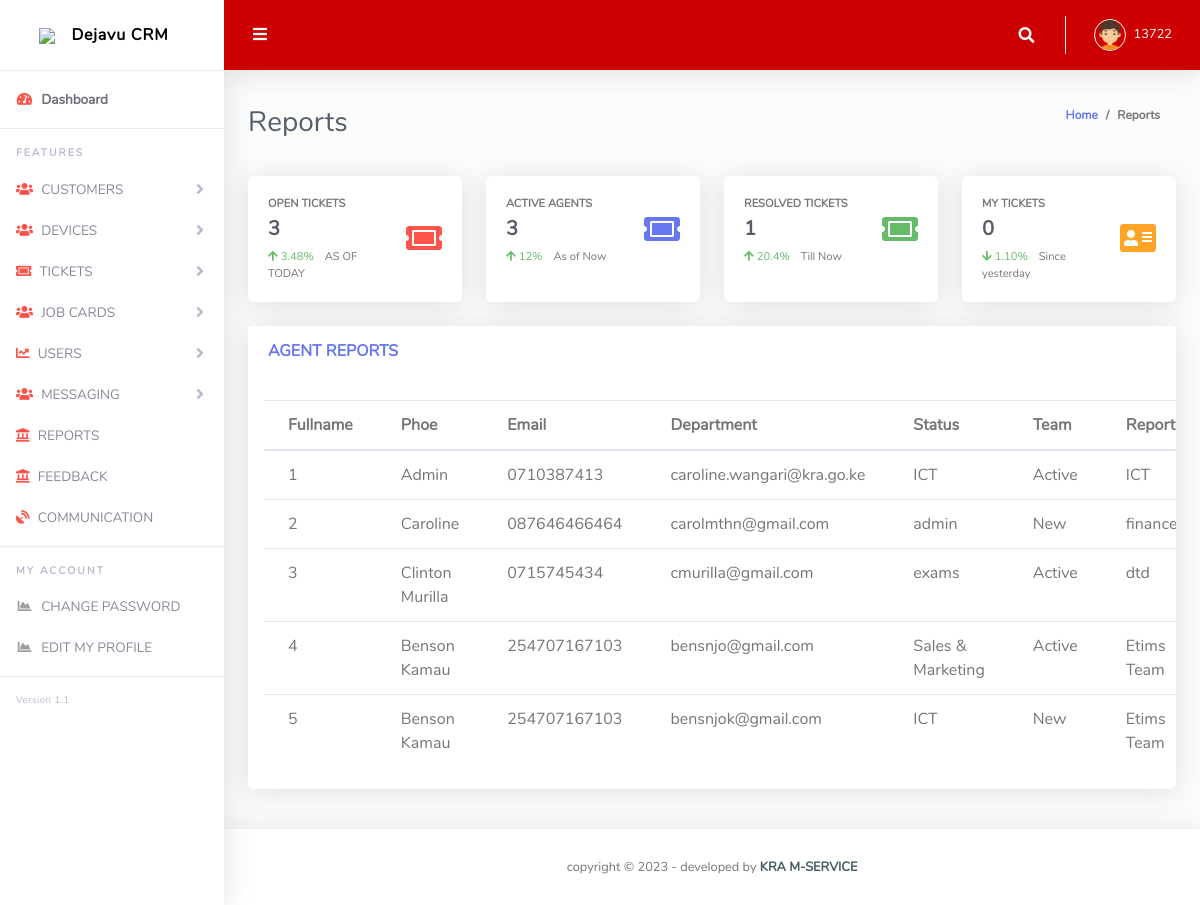
The page /admin/reportM.php (signed in) on the database its author committed.
### tables this page shows
CREATE TABLE `users` (
  `id` int(11) NOT NULL,
  `username` varchar(20) NOT NULL,
  `password` varchar(100) NOT NULL,
  `full_names` varchar(100) NOT NULL,
  `mobile_phone` varchar(20) NOT NULL,
  `email_addr` varchar(100) NOT NULL,
  `roles` varchar(50) DEFAULT NULL,
  `department` varchar(40) DEFAULT NULL,
  `status` varchar(10) NOT NULL DEFAULT 'NEW',
  `date_created` timestamp NULL DEFAULT current_timestamp(),
  `created_by` varchar(20) NOT NULL,
  `grade` int(3) NOT NULL,
  `team` varchar(20) NOT NULL
);

### stat.php (called while the page is built, shortened)
<?php
function openT($agent = null){
    $db = getConnection();
    $query= "SELECT COUNT(*) as count FROM `insidence` WHERE `status` = 'OPEN' ";
    $result = mysqli_query($db, $query);
    $no=mysqli_fetch_assoc($result)['count'];
return $no;
}
function myT($agent){
    $db = getConnection();
    $query= "SELECT COUNT(*) as count FROM `insidence` WHERE `status` = 'Active' AND `createdBy` = '$agent'";
    $result = mysqli_query($db, $query);
    $no=mysqli_fetch_assoc($result)['count'];
return $no;
}
function Agents(){
    $db = getConnection();
    $query = "SELECT COUNT(*) as count FROM users WHERE `status` = 'Active'";
    $result = mysqli_query($db, $query);
    $no=mysqli_fetch_assoc($result)['count'];
return $no;
    }
    function closedT2(){
        $db = getConnection();
        $query = "SELECT COUNT(*) as count FROM insidence WHERE `status` = 'closed'";
        $result = mysqli_query($db, $query);
        $no=mysqli_fetch_assoc($result)['count'];
    return $no;
    }
?>

### access.php (called while the page is built, shortened)
<?php
function users($onlyActive = false){
    $db = getConnection();
    $query = "SELECT * FROM `users` ";
    $result = mysqli_query($db, $query);
return $result;
}
?>

### admin/reportM.php (the view, shortened to what this page needs)
<?php
require_once($_SERVER['DOCUMENT_ROOT']."/crm/stat.php");
require_once($_SERVER['DOCUMENT_ROOT']."/crm/access.php");
$agent = $_SESSION['username'];
$openT = openT();
$Agents = Agents();
$closedT2 = closedT2();
$myT = myT($agent);
$users = users()
?>
<!DOCTYPE html>
<html lang="en">
<head>
  <link rel="stylesheet" href="https://cdnjs.cloudflare.com/ajax/libs/font-awesome/4.7.0/css/font-awesome.min.css">
  <link href="vendor/fontawesome-free/css/all.min.css" rel="stylesheet" type="text/css">
  <link href="vendor/bootstrap/css/bootstrap.min.css" rel="stylesheet" type="text/css">
  <link href="css/ruang-admin.min.css" rel="stylesheet">
  <link href="vendor/datatables/dataTables.bootstrap4.min.css" rel="stylesheet">
</head>
<body id="page-top">
  <div id="wrapper">
    <?php
    include('sidebar.php');
    ?>
    <div id="content-wrapper" class="d-flex flex-column">
      <div id="content">
        <?php
            include('topbar.php');
        ?>
        <div class="container-fluid" id="container-wrapper">
          <div class="d-sm-flex align-items-center justify-content-between mb-4">
            <h1 class="h3 mb-0 text-gray-800">Reports</h1>
            <ol class="breadcrumb">
              <li class="breadcrumb-item"><a href="./">Home</a></li>
              <li class="breadcrumb-item active" aria-current="page">Reports</li>
            </ol>
          </div>
                <div class="row mb-3">
            <div class="col-xl-3 col-md-6 mb-4">
              <div class="card h-100">
                <div class="card-body">
                  <div class="row align-items-center">
                    <div class="col mr-2">
                      <div class="text-xs font-weight-bold text-uppercase mb-1">OPEN TICKETS</div>
                      <div class="h5 mb-0 font-weight-bold text-gray-800"><?php echo $openT; ?></div>
                      <div class="mt-2 mb-0 text-muted text-xs">
                        <span class="text-success mr-2"><i class="fa fa-arrow-up"></i> 3.48%</span>
                        <span>AS OF TODAY</span>
                      </div>
                    </div>
                    <div class="col-auto">
                      <i class="fas fa-ticket-alt fa-2x text-danger"></i>
                    </div>
                  </div>
                </div>
              </div>
            </div>
            <div class="col-xl-3 col-md-6 mb-4">
              <div class="card h-100">
                <div class="card-body">
                  <div class="row no-gutters align-items-center">
                    <div class="col mr-2">
                      <div class="text-xs font-weight-bold text-uppercase mb-1">ACTIVE AGENTS</div>
                      <div class="h5 mb-0 font-weight-bold text-gray-800"><?php echo $Agents; ?></div>
                      <div class="mt-2 mb-0 text-muted text-xs">
                        <span class="text-success mr-2"><i class="fas fa-arrow-up"></i> 12%</span>
                        <span>As of Now</span>
                      </div>
                    </div>
                    <div class="col-auto">
                      <i class="fas fa-ticket-alt fa-2x text-primary"></i>
                    </div>
                  </div>
                </div>
              </div>
            </div>
            <div class="col-xl-3 col-md-6 mb-4">
              <div class="card h-100">
                <div class="card-body">
                  <div class="row no-gutters align-items-center">
                    <div class="col mr-2">
                      <div class="text-xs font-weight-bold text-uppercase mb-1">RESOLVED TICKETS</div>
                      <div class="h5 mb-0 mr-3 font-weight-bold text-gray-800"><?php echo $closedT2; ?></div>
                      <div class="mt-2 mb-0 text-muted text-xs">
                        <span class="text-success mr-2"><i class="fas fa-arrow-up"></i> 20.4%</span>
                        <span>Till Now</span>
                      </div>
                    </div>
                    <div class="col-auto">
                      <i class="fas fa-ticket-alt fa-2x text-success"></i>
                    </div>
                  </div>
                </div>
              </div>
            </div>
            <div class="col-xl-3 col-md-6 mb-4">
              <div class="card h-100">
                <div class="card-body">
                  <div class="row no-gutters align-items-center">
                    <div class="col mr-2">
                      <div class="text-xs font-weight-bold text-uppercase mb-1">MY TICKETS</div>
                      <div class="h5 mb-0 font-weight-bold text-gray-800"><?php echo $myT; ?></div>
                      <div class="mt-2 mb-0 text-muted text-xs">
                        <span class="text-success mr-2"><i class="fas fa-arrow-down"></i> 1.10%</span>
                        <span>Since yesterday</span>
                      </div>
                    </div>
                    <div class="col-auto">
                      <i class="fas fa-address-card fa-2x text-warning"></i>
                    </div>
                  </div>
                </div>
              </div>
            </div>
            <div class="col-lg-12">
              <div class="card mb-4">
                <div class="card-header py-3 d-flex flex-row align-items-center justify-content-between">
                  <h6 class="m-0 font-weight-bold text-primary">AGENT REPORTS</h6>
                </div>
                <div class="table-responsive p-3">
                  <table class="table align-items-center table-flush" id="dataTable">
                    <thead class="">
                      <tr>
                        <th>Fullname</th>
                        <th>Phoe</th>
                        <th>Email</th>
                        <th>Department</th>
                        <th>Status</th>
                        <th>Team</th>
                        <th>Report</th>
                      </tr>
                    </thead>
                    <tbody>
                         <?php
                            $no=0;
                            foreach($users as $row){
                                print " <tr> ";
                                print "<td>" . ++$no. "</td>";
                                print "<td>" . $row['full_names'] . "</td>";
                                print "<td>" . $row['mobile_phone']. "</td>";
                                print "<td>" . $row['email_addr']. "</td>";
                                print "<td>" . $row['department']. "</td>";
                                print "<td>" . $row['status']. "</td>";
                                print "<td>" . $row['team']. "</td>";
                            }
                        ?>
                    </tbody>
                  </table>
                </div>
              </div>
            </div>
        </div>
      </div>
      <footer class="sticky-footer bg-white">
        <div class="container my-auto">
          <div class="copyright text-center my-auto">
            <span>copyright &copy; <script> document.write(new Date().getFullYear()); </script> - developed by
              <b><a href="" target="_blank">KRA M-SERVICE</a></b>
            </span>
          </div>
        </div>
      </footer>
    </div>
  </div>
</body>
</html>

### rows shown on the page
users: full_names "Admin", mobile_phone "0710387413", email_addr "caroline.wangari@kra.go.ke", department "ICT", status "Active", team "ICT"
users: full_names "Caroline", mobile_phone "087646466464", email_addr "carolmthn@gmail.com", department "admin", status "New", team "finance"
users: full_names "Clinton Murilla", mobile_phone "0715745434", email_addr "cmurilla@gmail.com", department "exams", status "Active", team "dtd"
users: full_names "Benson Kamau", mobile_phone "254707167103", email_addr "bensnjo@gmail.com", department "Sales & Marketing", status "Active", team "Etims Team"
users: full_names "Benson Kamau", mobile_phone "254707167103", email_addr "bensnjok@gmail.com", department "ICT", status "New", team "Etims Team"

### other values the page prints
$_SESSION['username'] "13722"
$openT "3"
$Agents "3"
$closedT2 "1"
$myT "0"
